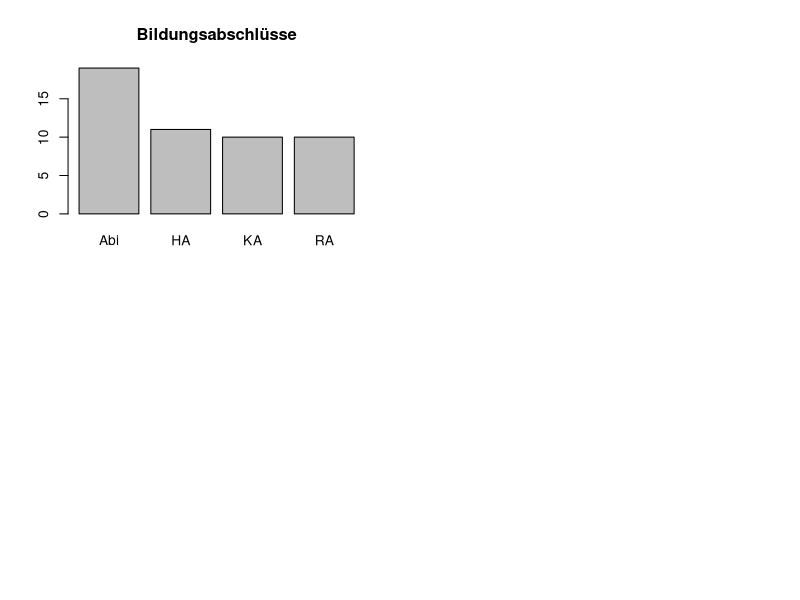

Source code (R):
# Funktionen-R-Skript 1


# Funktionen a, b, c: Alina, Hannah

# Funktion a) 
# Eine Funktion, die verschiedene geeignete deskriptive Statistiken für metrische 
# Variablen berechnet und ausgibt 

My_Plots <- function(x, main){
  # x = Daten
  # main = Überschrift für alle Plots 
 par(mfrow = c(2,2)) # vier Grafiken in einen Plot 
  # Die unterschiedlichen Grafiken 
  hist(x, main = main) 
  barplot(table(x), main = main)
  boxplot(x,horizontal = TRUE, main = main)
  plot(x, main = main) 
}


# Funktion b) 
# Eine Funktion, die verschiedene geeignete desktiptive Statistiken für 
# kategoriale Variablen berechnet und ausgibt 

S <- c("KA", "RA", "Abi", "HA") # Ein Datenbeispiel zum ausprobieren 
W <- sample(S, size = 50, replace = TRUE)

My_Plots_2 <- function(x, main){
  par(mfrow = c(2,2))
  # Ein Stabdiagramm
  barplot(table(x), main = main)
  # erstellt eine Vierfeldertafel 
  matrix(c(sum(x !="KA"),length(x)- sum(x !="KA"),
           sum(x == "RA" | x == "Abi")
           ,length(x)-sum(x == "RA" | x == "Abi")),
         nrow = 2, ncol = 2, byrow = TRUE, 
         dimnames = list(c("Schulabschluss", "mittlerer_Schulabschluss"), 
                         c("ja", "nein")))
}
My_Plots_2(W, main = "Bildungsabschlüsse")

# Macht nur zwei Visualisierungen



## c) 
#Eine Funktion, die geeignete deskriptive bivariate Statistiken fuer den Zusammenhang zwischen 
#zwei kategorialen Variablen berechnet ausgibt. 














# Funktionen  d, e, f: Maike, Julia



## d)

# Grundgeruest der Funktion fuer Zusammenhang zwischen einer metrischen und einer dichotomen Variable

# Es werden 2 Summaries der metrischen Variable ausgegeben, getrennt nach den beiden Auspraegungen der dichotomen Variable
# Eingabe: fuer "dich" muss eine dichotome, fuer "met" eine metrische Variable eingegeben werden
# "dich" und "met" sollten zwei Variablen sein, deren n-te Eintraege jeweils von derselben Person stammen

dichmetsummary <- function(dich, met){
  
  if(length(table(dich)) != 2){stop("dich muss eine dichotome Variable sein")} 
     #ueberprueft, ob "dich" genau zwei Auspraegungen hat
  
  if(!is.numeric(met)){stop("met muss eine metrische Variable sein")} 
     # ueberprueft, ob "met" eine metrische variable ist
  
  if(length(met) != length(dich)){stop("dich und met muessen gleiche Laenge haben")} 
     # uberprueft, ob "dich" und "met" die gleiche Laenge haben.


dichfact <- factor(dich, levels = c(names(table(dich))), labels = c(0, 1))
# Umwandlung der dichotomen variable in einen Factor
  
# die Summaries werden als 2-elementige Liste zurueckgegeben:
rgabe <- list(
  # Summary der metrischen Variable nach der ersten im table ausgefuehrten Auspraegung der dichotomen Variable
  summary(met[dichfact == 0]), 
  
  # Summary der metrischen Variable nach der zweiten im table ausgefuehrten Auspraegung der dichotomen Variable
  summary(met[dichfact == 1])
)


names(rgabe) <- c(names(table(dich))[1], names(table(dich))[2])
# zu jedem Listenelement wird hinzugefuegt, auf welcher Auspraegung der dichotomen Variable die Summary basiert

return(rgabe) # Ausgabe der beiden Summaries
  }








  
  
##f)

# es werden Visualisierungen fuer drei Variablen erstellt. Dabei werden zwei Variablen fuer die Achsen verwendet und die dritte durch unterschiedliche
# Farben gezeigt. Die Positionen der drei Variablen sind dabei fest gewaehlt. Man kann nur unterscheiden welche drei von Mathe_Int, Prog_Int, Studienfach und
# Mathe_LK man gleichzeitig angezeigt werden sollen. Genutzt wird dabei das Paket "ggplot2". 


# noch nicht fertige Funktion, jedoch die Visualisierung fuer 3 Variablen

# muss vorher geladen
install.packages("ggplot2")
library(ggplot2)

Visual_data <- function(data = data, n = 3, Int_Mathe = TRUE, Int_Prog = TRUE, data_Studiengang = TRUE, MatheLK = FALSE){   # n steht dafuer, wie viele Variablen genutzt werden, moeglich sind 3 oder 4
  if(n == 3 & Int_Mathe == TRUE & Int_Prog == TRUE & data_Studiengang == TRUE & MatheLK == FALSE){
    print(ggplot(data,                                                                          # ggplot wird vom Datensatz erstellt
           aes(y = factor(Mathe_Int,                                                      # Interesse für Mathe auf y-Achse
                          labels = c("sehr geringes Interesse = 1",                       # Beschriftung für die Punkte
                                     "2", "3", "4", "5", "6",
                                     "sehr hohes Interesse = 7")), 
               x = Prog_Int,                                                              # auf die x-Achse kommt Interesse für Programmieren
               color = Studienfach)) +                                                    # es wird farblich nach Studienfach unterschieden
      geom_jitter(alpha = 1,                                                              # Farbstaerke und Groesse der Punkte im Gitter
                  size = 1.5) + 
      labs(title = "Interesse nach Studienfach",                                          # Die jeweiligen Achsen werden beschriftet
           x = "Interesse an Programmiern", 
           y = "Interesse an Mathe", las = 1) )
  }
  if(n == 3 & Int_Mathe == TRUE & Int_Prog == TRUE & data_Studiengang == FALSE & MatheLK == TRUE){
    print( ggplot(data,                                                                          # ggplot wird vom Datensatz erstellt
           aes(y = factor(Mathe_Int,                                                      # Interesse für Mathe auf y-Achse
                          labels = c("sehr geringes Interesse = 1",                       # Beschriftung für die Punkte
                                     "2", "3", "4", "5", "6",
                                     "sehr hohes Interesse = 7")), 
               x = Prog_Int,                                                              # auf die x-Achse kommt Interesse für Programmieren
               color = Mathe_LK)) +                                                    # es wird farblich nach Mathe LK unterschieden
      geom_jitter(alpha = 1,                                                              # Farbstaerke und Groesse der Punkte im Gitter
                  size = 1.5) + 
      labs(title = "Interesse nach Mathe LK",                                          # Die jeweiligen Achsen werden beschriftet
           x = "Interesse an Programmiern", 
           y = "Interesse an Mathe", las = 1) )
  }
  if(n == 3 & Int_Mathe == TRUE & Int_Prog == FALSE & data_Studiengang == TRUE & MatheLK == TRUE){
    print( ggplot(data,                                                                          # ggplot wird vom Datensatz erstellt
           aes(y = factor(Mathe_Int,                                                      # Interesse für Mathe auf y-Achse
                          labels = c("sehr geringes Interesse = 1",                       # Beschriftung für die Punkte
                                     "2", "3", "4", "5", "6",
                                     "sehr hohes Interesse = 7")), 
               x = Studienfach,                                                              # auf die x-Achse kommt das Studienfach
               color = Mathe_LK)) +                                                    # es wird farblich nach Mathe LK unterschieden
      geom_jitter(alpha = 1,                                                              # Farbstaerke und Groesse der Punkte im Gitter
                  size = 1.5) + 
      labs(title = "Mathe LK nach Studenfach und Int. Mathe",                                          # Die jeweiligen Achsen werden beschriftet
           x = "Studienfach", 
           y = "Interesse an Mathe", las = 1))
  }
  if(n == 3 & Int_Mathe == FALSE & Int_Prog == TRUE & data_Studiengang == TRUE & MatheLK == TRUE){
    print(ggplot(data,                                                                          # ggplot wird vom Datensatz erstellt
           aes(y = factor(Prog_Int,                                                      # Interesse für Programmieren auf y-Achse
                          labels = c("sehr geringes Interesse = 1",                       # Beschriftung für die Punkte
                                     "2", "3", "4", "5", "6",
                                     "sehr hohes Interesse = 7")), 
               x = Studienfach,                                                              # auf die x-Achse kommt das Studienfach
               color = Mathe_LK)) +                                                    # es wird farblich nach Mathe LK unterschieden
      geom_jitter(alpha = 1,                                                              # Farbstaerke und Groesse der Punkte im Gitter
                  size = 1.5) + 
      labs(title = "Mathe LK bei Studienfach und Int. Programmieren",                                          # Die jeweiligen Achsen werden beschriftet
           x = "Studienfach", 
           y = "Interesse an Programmieren", las = 1) )
  }
  if(n==4 & Int_Mathe == TRUE & Int_Prog == TRUE & data_Studiengang == TRUE & MatheLK == TRUE){
    # Hier muss der Code fuer vier Variablen rein
  }
# Hier werden die Warnings geschrieben, falls die Variablen unzulaessig sind  
  
  # bei den Fall das n=4 ist, wird eine Warnung gegeben, falls nicht alle vier Folgevariablen TRUE gesetzt wurden
  if(n == 4 & !(Int_Mathe == TRUE & Int_Prog == TRUE & data_Studiengang == TRUE & MatheLK == TRUE )){    
    warning("Bei n=4 muessen alle vier Variablen auf TRUE gesetzt werden")
  }
  # bei den Fall das n=3 ist:
  # falls vier statt drei Variablen TRUE gesetzt wurden
  if(n == 3 & Int_Mathe == TRUE & Int_Prog == TRUE & data_Studiengang == TRUE & MatheLK == TRUE){
    warning("Bei n=3 duerfen nur drei Variablen TRUE sein")
  }
  # falls zu wenig Variablen TRUE gesetzt wurden
  if(n== 3 & (Int_Mathe == FALSE & Int_Prog == FALSE & data_Studiengang == TRUE & MatheLK == TRUE | Int_Mathe == FALSE & Int_Prog == TRUE & data_Studiengang == FALSE & MatheLK == TRUE |
              Int_Mathe == FALSE & Int_Prog == TRUE & data_Studiengang == TRUE & MatheLK == FALSE | Int_Mathe == TRUE & Int_Prog == FALSE & data_Studiengang == FALSE & MatheLK == TRUE | 
              Int_Mathe == TRUE & Int_Prog == FALSE & data_Studiengang == TRUE & MatheLK == FALSE | Int_Mathe == TRUE & Int_Prog == TRUE & data_Studiengang == FALSE & MatheLK == FALSE |
              Int_Mathe == FALSE & Int_Prog == FALSE & data_Studiengang == FALSE & MatheLK == FALSE | Int_Mathe == FALSE & Int_Prog == FALSE & data_Studiengang == FALSE & MatheLK == TRUE |
              Int_Mathe == FALSE & Int_Prog == FALSE & data_Studiengang == TRUE & MatheLK == FALSE | Int_Mathe == FALSE & Int_Prog == TRUE & data_Studiengang == FALSE & MatheLK == FALSE |
              Int_Mathe == TRUE & Int_Prog == FALSE & data_Studiengang == FALSE & MatheLK == FALSE )){
    warning("Bei n=3 muessen genau drei Variablen TRUE sein")
  }
  
  # falls das n selbst unzulaessig ist
  if(n != 3 & n!= 4){
    warning("Das n ist unzulaessig. Es wird nur n=3 oder n=4 angenommen")
  }
 }
